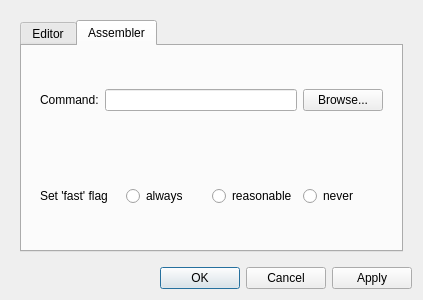
<?xml version="1.0" encoding="UTF-8"?>
<ui version="4.0">
 <class>PreferencesDialog</class>
 <widget class="QDialog" name="PreferencesDialog">
  <property name="windowModality">
   <enum>Qt::ApplicationModal</enum>
  </property>
  <property name="geometry">
   <rect>
    <x>0</x>
    <y>0</y>
    <width>423</width>
    <height>300</height>
   </rect>
  </property>
  <property name="windowTitle">
   <string>Preferences</string>
  </property>
  <property name="locale">
   <locale language="English" country="UnitedStates"/>
  </property>
  <property name="modal">
   <bool>true</bool>
  </property>
  <layout class="QVBoxLayout" name="verticalLayout">
   <item>
    <widget class="QWidget" name="widget" native="true">
     <layout class="QHBoxLayout" name="horizontalLayout">
      <item>
       <widget class="QTabWidget" name="tabWidget">
        <property name="currentIndex">
         <number>1</number>
        </property>
        <widget class="QWidget" name="tab">
         <attribute name="title">
          <string>Editor</string>
         </attribute>
         <layout class="QVBoxLayout" name="verticalLayout_3">
          <item>
           <widget class="QWidget" name="widget_4" native="true">
            <layout class="QHBoxLayout" name="horizontalLayout_4">
             <item>
              <widget class="QLabel" name="label_3">
               <property name="text">
                <string>Not implemented yet.</string>
               </property>
              </widget>
             </item>
            </layout>
           </widget>
          </item>
         </layout>
        </widget>
        <widget class="QWidget" name="tab_2">
         <attribute name="title">
          <string>Assembler</string>
         </attribute>
         <layout class="QVBoxLayout" name="verticalLayout_2">
          <item>
           <widget class="QWidget" name="widget_2" native="true">
            <layout class="QHBoxLayout" name="horizontalLayout_2">
             <item>
              <widget class="QLabel" name="label">
               <property name="text">
                <string>Command:</string>
               </property>
              </widget>
             </item>
             <item>
              <widget class="QLineEdit" name="lmaoCommand"/>
             </item>
             <item>
              <widget class="QPushButton" name="browseLmaoCommand">
               <property name="text">
                <string>Browse...</string>
               </property>
              </widget>
             </item>
            </layout>
           </widget>
          </item>
          <item>
           <widget class="QWidget" name="widget_3" native="true">
            <layout class="QHBoxLayout" name="horizontalLayout_3">
             <item>
              <widget class="QLabel" name="label_2">
               <property name="text">
                <string>Set 'fast' flag</string>
               </property>
              </widget>
             </item>
             <item>
              <widget class="QRadioButton" name="fastFlagAlways">
               <property name="text">
                <string>always</string>
               </property>
              </widget>
             </item>
             <item>
              <widget class="QRadioButton" name="fastFlagReasonable">
               <property name="text">
                <string>reasonable</string>
               </property>
              </widget>
             </item>
             <item>
              <widget class="QRadioButton" name="fastFlagNever">
               <property name="text">
                <string>never</string>
               </property>
              </widget>
             </item>
            </layout>
           </widget>
          </item>
         </layout>
        </widget>
       </widget>
      </item>
     </layout>
    </widget>
   </item>
   <item>
    <widget class="QDialogButtonBox" name="buttonBox">
     <property name="locale">
      <locale language="English" country="UnitedStates"/>
     </property>
     <property name="orientation">
      <enum>Qt::Horizontal</enum>
     </property>
     <property name="standardButtons">
      <set>QDialogButtonBox::Apply|QDialogButtonBox::Cancel|QDialogButtonBox::Ok</set>
     </property>
    </widget>
   </item>
  </layout>
 </widget>
 <resources/>
 <connections>
  <connection>
   <sender>buttonBox</sender>
   <signal>accepted()</signal>
   <receiver>PreferencesDialog</receiver>
   <slot>accept()</slot>
   <hints>
    <hint type="sourcelabel">
     <x>248</x>
     <y>254</y>
    </hint>
    <hint type="destinationlabel">
     <x>157</x>
     <y>274</y>
    </hint>
   </hints>
  </connection>
  <connection>
   <sender>buttonBox</sender>
   <signal>rejected()</signal>
   <receiver>PreferencesDialog</receiver>
   <slot>reject()</slot>
   <hints>
    <hint type="sourcelabel">
     <x>316</x>
     <y>260</y>
    </hint>
    <hint type="destinationlabel">
     <x>286</x>
     <y>274</y>
    </hint>
   </hints>
  </connection>
 </connections>
</ui>
